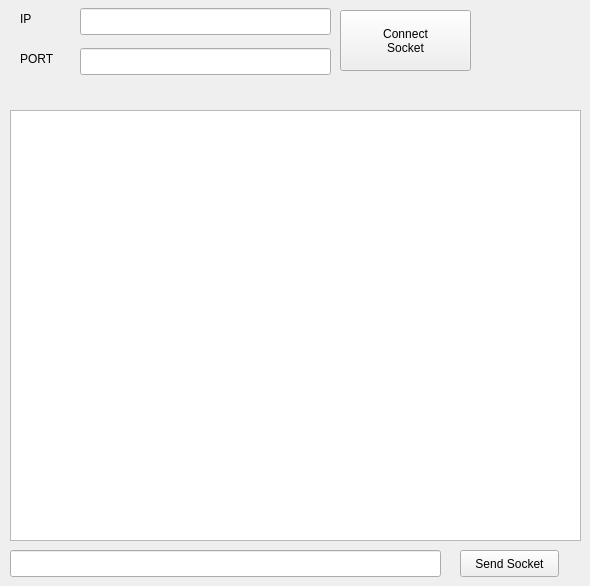
    <widget class="QWidget" name="tab_4">
     <attribute name="title">
      <string>adb_socket</string>
     </attribute>
     <widget class="QPushButton" name="socket_connect_Button">
      <property name="geometry">
       <rect>
        <x>340</x>
        <y>10</y>
        <width>131</width>
        <height>61</height>
       </rect>
      </property>
      <property name="text">
       <string>Connect
Socket</string>
      </property>
     </widget>
     <widget class="QPushButton" name="socket_send_Button">
      <property name="geometry">
       <rect>
        <x>460</x>
        <y>550</y>
        <width>99</width>
        <height>27</height>
       </rect>
      </property>
      <property name="text">
       <string>Send Socket</string>
      </property>
     </widget>
     <widget class="QTextEdit" name="socket_textEdit">
      <property name="geometry">
       <rect>
        <x>10</x>
        <y>110</y>
        <width>571</width>
        <height>431</height>
       </rect>
      </property>
     </widget>
     <widget class="QLineEdit" name="socket_lineEdit">
      <property name="geometry">
       <rect>
        <x>10</x>
        <y>550</y>
        <width>431</width>
        <height>27</height>
       </rect>
      </property>
     </widget>
     <widget class="QLineEdit" name="socket_ip_lineEdit">
      <property name="geometry">
       <rect>
        <x>80</x>
        <y>8</y>
        <width>251</width>
        <height>27</height>
       </rect>
      </property>
     </widget>
     <widget class="QLineEdit" name="socket_port_lineEdit">
      <property name="geometry">
       <rect>
        <x>80</x>
        <y>48</y>
        <width>251</width>
        <height>27</height>
       </rect>
      </property>
     </widget>
     <widget class="QLabel" name="label_25">
      <property name="geometry">
       <rect>
        <x>20</x>
        <y>10</y>
        <width>67</width>
        <height>17</height>
       </rect>
      </property>
      <property name="text">
       <string>IP</string>
      </property>
     </widget>
     <widget class="QLabel" name="label_63">
      <property name="geometry">
       <rect>
        <x>20</x>
        <y>50</y>
        <width>67</width>
        <height>17</height>
       </rect>
      </property>
      <property name="text">
       <string>PORT</string>
      </property>
     </widget>
    </widget>
